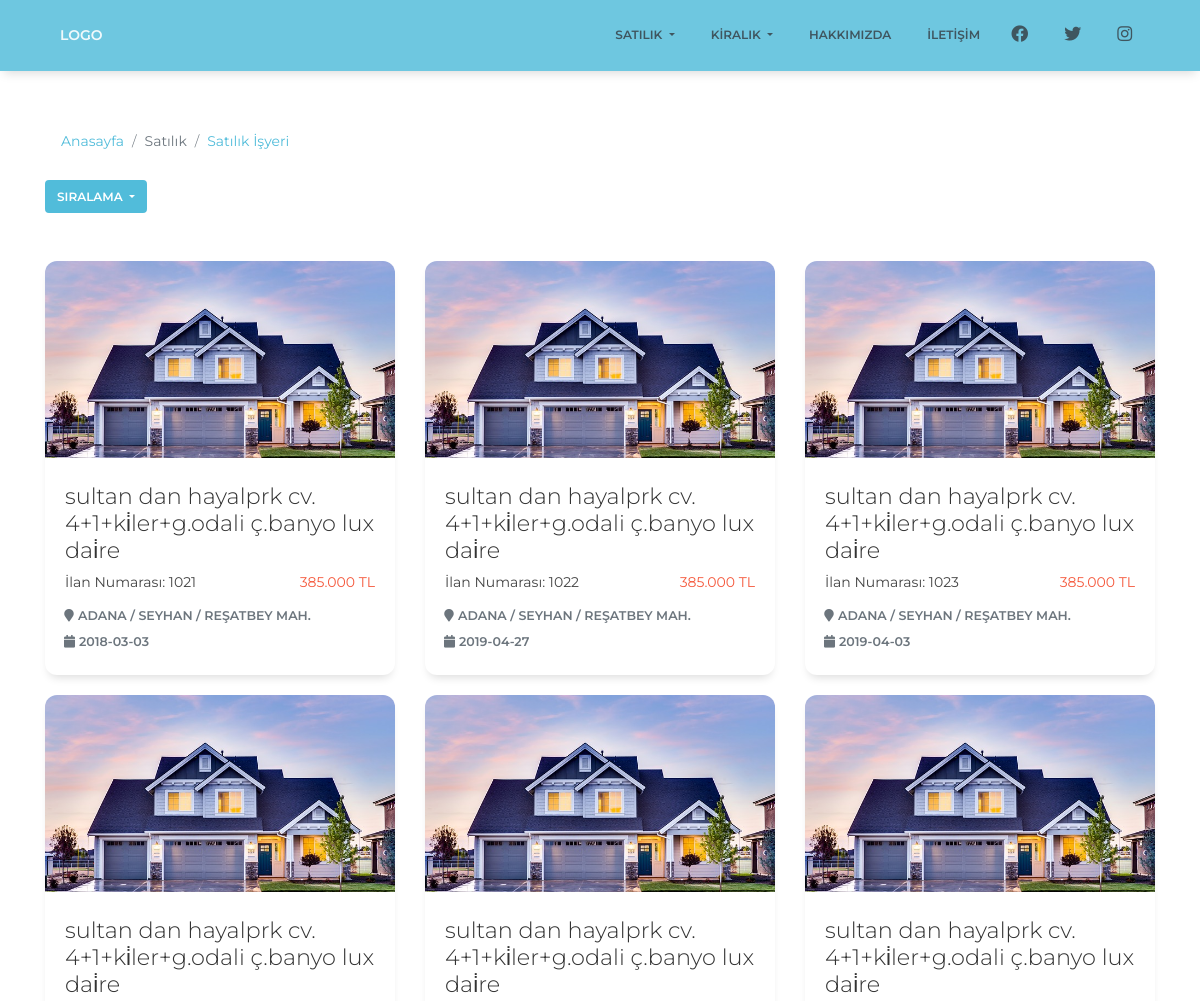
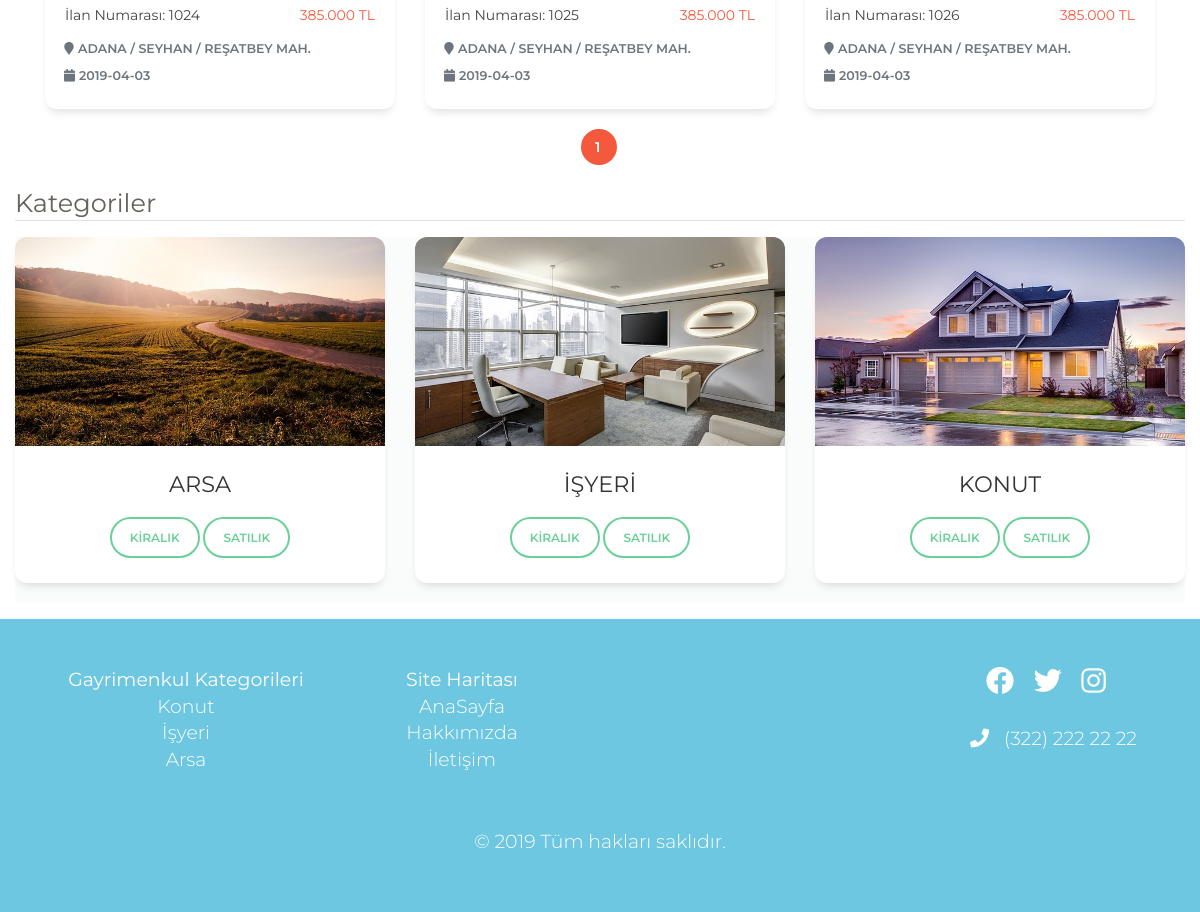
The page /satilik-isyeri on the database its author committed (2 pictures, top to bottom).
### tables this page shows
CREATE TABLE `tbl_ilan` (
  `ilan_numarasi` int(11) NOT NULL,
  `ilan_Adi` varchar(120) NOT NULL,
  `ilan_Aciklama` text NOT NULL,
  `ilan_Harita` varchar(500) NOT NULL,
  `ilan_YayinTarihi` date NOT NULL,
  `ilan_Metrekare` char(5) NOT NULL,
  `ilan_OdaSayisi` char(5) NOT NULL,
  `ilan_BulunduguKat` varchar(30) NOT NULL,
  `ilan_KatSayisi` varchar(30) NOT NULL,
  `ilan_BinaYasi` char(2) NOT NULL,
  `ilan_Isitma` varchar(55) NOT NULL,
  `ilan_KullanimDurumu` varchar(15) NOT NULL,
  `ilan_Esyali` varchar(15) NOT NULL,
  `ilan_TapuDurumu` varchar(35) NOT NULL,
  `ilan_KrediUygunluk` varchar(15) NOT NULL,
  `ilan_SiteIcerisinde` varchar(15) NOT NULL,
  `ilan_Aidat` int(11) NOT NULL,
  `ilan_Cephe` varchar(10) NOT NULL,
  `ilan_Fiyat` decimal(10,0) NOT NULL,
  `ilan_OneCikan` varchar(10) NOT NULL DEFAULT 'Hayir',
  `ilan_resim1` varchar(150) NOT NULL,
  `ilan_resim2` varchar(150) DEFAULT NULL,
  `ilan_resim3` varchar(150) DEFAULT NULL,
  `ilan_resim4` varchar(150) DEFAULT NULL,
  `ilan_resim5` varchar(150) DEFAULT NULL,
  `ilan_resim6` varchar(150) DEFAULT NULL,
  `ilan_resim7` varchar(150) DEFAULT NULL,
  `ilan_resim8` varchar(150) DEFAULT NULL,
  `ilan_resim9` varchar(150) DEFAULT NULL,
  `ilan_resim10` varchar(150) DEFAULT NULL,
  `ilan_Kategori` varchar(100) NOT NULL,
  `ilan_Durum` varchar(100) NOT NULL,
  `ilan_Konum` varchar(300) NOT NULL
);

CREATE TABLE `tbl_sistem` (
  `id` int(11) NOT NULL,
  `telefon1` varchar(80) DEFAULT NULL,
  `telefon2` varchar(80) DEFAULT NULL,
  `Adres` varchar(180) DEFAULT NULL,
  `Mail` varchar(80) DEFAULT NULL,
  `sosyal_Facebook` varchar(250) DEFAULT NULL,
  `sosyal_Twitter` varchar(250) DEFAULT NULL,
  `sosyal_Instagram` varchar(250) DEFAULT NULL,
  `map` text DEFAULT NULL
);

### assets/config.php (called while the page is built, shortened)
<?php
 if
 (!defined("include"))
 {
      echo '<meta http-equiv="refresh" content="0;URL=../index.php">';
       exit();
     }
     else
     {
          try {
               $db = new PDO("mysql:host=localhost;dbname=oguzemlak;charset=utf8", "root", "123456789");
          } catch ( PDOException $e ){
               print $e->getMessage();
          }
          $query = $db->query("SELECT * FROM tbl_sistem")->fetch(PDO::FETCH_ASSOC);
     }
?>

### assets/function.php (called while the page is built)
<?php
 function seo($str){
	$preg = array('Ç', 'Ş', 'Ğ', 'Ü', 'İ', 'Ö', 'ç', 'ş', 'ğ', 'ü', 'ö', 'ı', '+', '#', '.');
	$match = array('c', 's', 'g', 'u', 'i', 'o', 'c', 's', 'g', 'u', 'o', 'i', 'plus', 'sharp', '');
	$perma = strtolower(str_replace($preg, $match, $str));
	$perma = preg_replace("@[^A-Za-z0-9\-_\.\+]@i", ' ', $perma);
	$perma = trim(preg_replace('/\s+/', ' ', $perma));
	$perma = str_replace(' ', '-', $perma);
	return $perma;
}
 ?>

### satilik.php (the view, shortened to what this page needs)
<?php
include("assets/config.php");
include("assets/function.php");
?>
<!doctype html>
<html lang="tr">
<head>
  <link href="assets/css/bootstrap.min.css" rel="stylesheet" />
  <link href="assets/css/paper-kit.css" rel="stylesheet" />
  <link rel="stylesheet" href="https://use.fontawesome.com/releases/v5.8.1/css/all.css">
</head>
<body>
  <nav class="navbar navbar-expand-lg bg-info">
    <div class="container ">
      <a class="navbar-brand" href="anasayfa">LOGO</a>
      <div class="collapse navbar-collapse" id="navbarMobil">
        <ul class="navbar-nav ml-auto">
          <li class="nav-item dropdown">
            <a class="nav-link dropdown-toggle text-dark" href="#" id="satilikdropDown" data-toggle="dropdown" aria-haspopup="true" aria-expanded="false">
              Satılık
            </a>
          </li>
          <li class="nav-item dropdown">
            <a class="nav-link dropdown-toggle text-dark" href="#" id="kiralikdropDown" data-toggle="dropdown" aria-haspopup="true" aria-expanded="false">
              Kiralık
            </a>
          </li>
          <li class="nav-item">
            <a class="nav-link text-dark" href="hakkimizda">Hakkımızda</a>
          </li>
          <li class="nav-item">
            <a class="nav-link text-dark" href="iletisim">İletişim</a>
          </li>
          <li class="nav-item">
            <a class="nav-link text-dark" target="_blank" href="//<?php echo $query['sosyal_Facebook']; ?>"><i class="fab fa-facebook" aria-hidden="true"></i></a>
          </li>
          <li class="nav-item">
            <a class="nav-link text-dark" target="_blank" href="//<?php echo $query['sosyal_Twitter']; ?>"><i class="fab fa-twitter" aria-hidden="true"></i></a>
          </li>
          <li class="nav-item">
            <a class="nav-link text-dark" target="_blank" href="//<?php echo $query['sosyal_Instagram']; ?>"><i class="fab fa-instagram" aria-hidden="true"></i></a>
          </li>
        </ul>
      </div>
    </div>
  </nav>
  <div class="container mt-5 ">
    <nav id="hrt" aria-label="breadcrumb " role="navigation">
      <ol class="breadcrumb">
        <li class="breadcrumb-item"><a href="anasayfa"> <strong>Anasayfa </strong></a></li>
        <li class="breadcrumb-item active" aria-current="page"><strong>Satılık</strong></li>
        <?php
        if ($_GET['ilan'] == 'arsa')
          echo ' <li class="breadcrumb-item "><a href="satilik-arsa"><strong>Satılık Arsa</strong></a></li>';
        elseif ($_GET['ilan'] == 'konut')
          echo ' <li class="breadcrumb-item "><a href="satilik-konut"><strong>Satılık Konut</strong></a></li>';
        else
          echo ' <li class="breadcrumb-item "><a href="satilik-isyeri"><strong>Satılık İşyeri</strong></a></li>';
        ?>
      </ol>
    </nav>
    <div class="row mb-5 ">
      <div class="col-md-2 dropdown  ">
        <button class="btn btn-sm btn-info rounded dropdown-toggle " type="button" id="dropdownMenuButton" data-toggle="dropdown" aria-haspopup="true" aria-expanded="false">
          Sıralama
        </button>
      </div>
    </div>
    <div class="row">
      <div class="col-lg-12 col-md-12 col-sm-12">
        <div class="row">
          <?php
          $ktgr = $_GET['ilan'];
                ?>
          <?php if ($ktgr == "isyeri") {
            $listelenen = 15;
            $sayi = $db->query("SELECT * FROM tbl_ilan WHERE ilan_Kategori='isyeri' and ilan_Durum='satilik'");
            if ($sayi->rowCount() > 0)
              $sayi = $sayi->rowCount();
            $toplamsayfa     = ceil($sayi / $listelenen);
            $sayfa = isset($_GET['sayfa']) ? (int)$_GET['sayfa'] : 1;
            $limit = ($sayfa - 1) * $listelenen;
            if ($_GET['sirala'] == "pahali-ucuz") {
              foreach ($db->query("select * from tbl_ilan where  ilan_Kategori='isyeri'
              and
             ilan_Durum='satilik' order by ilan_Fiyat desc LIMIT $limit,$listelenen") as $gelen) {
                if ($gelen['ilan_numarasi'] != 0) {
                  $seourl = seo($gelen['ilan_Adi']);
                }
                ?>
               <div class="col-md-4 d-flex">
        <div class="card  flex-fill">
        <a href="<?php echo $seourl . '-' . $gelen['ilan_numarasi']; ?>">
          <div class="embed-responsive embed-responsive-16by9 ">
            <img alt="Card image cap" class="card-img-top embed-responsive-item" src="assets/img/sample.jpg" />
          </div>
          <div class="card-body">
            <h4 class="card-title"><?php echo mb_strtolower($gelen['ilan_Adi'], 'utf8'); ?></h4>
            <div class="yayin-bilgi mt-2">
              <span class="float-left"><strong>İlan Numarası: <?php echo $gelen['ilan_numarasi']; ?></strong></span>
              <span class="float-right text-muted text-danger"><strong><?php
                                                                        echo number_format(
                                                                          $gelen['ilan_Fiyat'],
                                                                          0,
                                                                          ',',
                                                                          '.'
                                                                        );
                                                                        ?> TL</strong></span>
            </div>
          </div>
          <div class="card-footer ">
            <div class="row">
              <span class="col-12 h6 text-muted text-left"><em class="fa fa-map-marker"></em><?php echo $gelen['ilan_Konum']; ?></span>
            </div>
            <div class="row ">
              <span class="col-12 h6 text-muted text-left"><i class="fas fa-calendar ml-1 mr-1"> </i><?php echo $gelen['ilan_YayinTarihi']; ?></span>
            </div>
          </div>
        </a>
        </div>
    </div>
              <?php
            }
          } else {
            foreach ($db->query("select * from tbl_ilan where  ilan_Kategori='isyeri'
        and
       ilan_Durum='satilik'  LIMIT $limit,$listelenen") as $gelen) {
              if ($gelen['ilan_numarasi'] != 0) {
                $seourl = seo($gelen['ilan_Adi']);
              }
              ?>
               <div class="col-md-4 d-flex">
        <div class="card  flex-fill">
        <a href="<?php echo $seourl . '-' . $gelen['ilan_numarasi']; ?>">
          <div class="embed-responsive embed-responsive-16by9 ">
            <img alt="Card image cap" class="card-img-top embed-responsive-item" src="assets/img/sample.jpg" />
          </div>
          <div class="card-body">
            <h4 class="card-title"><?php echo mb_strtolower($gelen['ilan_Adi'], 'utf8'); ?></h4>
            <div class="yayin-bilgi mt-2">
              <span class="float-left"><strong>İlan Numarası: <?php echo $gelen['ilan_numarasi']; ?></strong></span>
              <span class="float-right text-muted text-danger"><strong><?php
                                                                        echo number_format(
                                                                          $gelen['ilan_Fiyat'],
                                                                          0,
                                                                          ',',
                                                                          '.'
                                                                        );
                                                                        ?> TL</strong></span>
            </div>
          </div>
          <div class="card-footer ">
            <div class="row">
              <span class="col-12 h6 text-muted text-left"><em class="fa fa-map-marker"></em><?php echo $gelen['ilan_Konum']; ?></span>
            </div>
            <div class="row ">
              <span class="col-12 h6 text-muted text-left"><i class="fas fa-calendar ml-1 mr-1"> </i><?php echo $gelen['ilan_YayinTarihi']; ?></span>
            </div>
          </div>
        </a>
        </div>
    </div>
              <?php
            }
          }
        }
        ?>
        </div>
      </div>
    </div>
    <nav aria-label="sayfalama">
      <ul class="pagination justify-content-center">
        <?php
        for ($s = 1; $s <= $toplamsayfa; $s++) {
          if ($sayfa == $s) {
            echo '<li class="page-item active"><a class="page-link"href="?sirala=' . $_GET['sirala'] . '&sayfa=' . $s . '">' . $s . '</a></li>';
          } else {
            echo '<li class="page-item"><a class="page-link"href="?sirala=' . $_GET['sirala'] . '&sayfa=' . $s . '">' . $s . '</a></li> ';
          }
        }
        ?>
      </ul>
    </nav>
  </div>
  <div class="container-fluid">
    <div class="border-bottom mb-3">
      <p class="h3"><strong>Kategoriler</strong></p>
    </div>
    <div style="background-color: rgba(233, 234, 234, 0.22);">
      <div class="row">
        <div class="col-md-4 ">
          <div class="card">
            <div class="embed-responsive embed-responsive-16by9">
              <img alt="Card image cap" class="card-img-top embed-responsive-item" src="assets/img/arsa.jpg" />
            </div>
            <div class="card-body">
              <h4 class="card-title text-center"><strong>ARSA</strong></h4>
              <p class="card-text">
                <div class="yayin-bilgi text-center">
                  <a class="btn btn-outline-success btn-round" href="kiralik-arsa">Kiralık</a>
                  <a class="btn btn-outline-success btn-round" href="satilik-arsa">Satılık</a>
                </div>
              </p>
            </div>
          </div>
        </div>
        <div class="col-md-4 ">
          <div class="card">
            <div class="embed-responsive embed-responsive-16by9">
              <img alt="Card image cap" class="card-img-top embed-responsive-item" src="assets/img/ofis.jpg" />
            </div>
            <div class="card-body">
              <h4 class="card-title text-center"><strong>İŞYERİ</strong></h4>
              <p class="card-text">
                <div class="yayin-bilgi text-center">
                  <a class="btn btn-outline-success btn-round" href="kiralik-isyeri">Kiralık</a>
                  <a class="btn btn-outline-success btn-round" href="satilik-isyeri">Satılık</a>
                </div>
              </p>
            </div>
          </div>
        </div>
        <div class="col-md-4 ">
          <div class="card">
            <div class="embed-responsive embed-responsive-16by9">
              <img alt="Card image cap" class="card-img-top embed-responsive-item" src="assets/img/konut.jpg" />
            </div>
            <div class="card-body">
              <h4 class="card-title text-center"><strong>KONUT</strong></h4>
              <p class="card-text">
                <div class="yayin-bilgi text-center">
                  <a class="btn btn-outline-success btn-round" href="kiralik-konut">Kiralık</a>
                  <a class="btn btn-outline-success btn-round" href="satilik-konut">Satılık</a>
                </div>
              </p>
            </div>
          </div>
        </div>
      </div>
    </div>
  </div>
  <div class="container-fluid fixed-row-bottom mt-3">
    <div class="row p-5 bg-info">
      <div class="col-md-12 ">
        <div class="row">
          <div class="col-md-6">
            <div class="row">
              <div class="col-md-6">
                <ul class="list-unstyled h5">
                  <div class="text-center">
                    <strong class="text-white ">Gayrimenkul Kategorileri</strong>
                    <li><a class="text-white" href="kiralik-konut">Konut</a></li>
                    <li><a class="text-white" href="kiralik-isyeri">İşyeri</a></li>
                    <li><a class="text-white" href="kiralik-arsa">Arsa</a></li>
                  </div>
                </ul>
              </div>
              <div class="col-md-6">
                <ul class="list-unstyled h5">
                  <div class="text-center">
                    <strong class="text-white ">Site Haritası</strong>
                    <li><a class="text-white" href="anasayfa">AnaSayfa</a></li>
                    <li><a class="text-white" href="hakkimizda">Hakkımızda</a></li>
                    <li><a class="text-white" href="iletisim">İletişim</a></li>
                  </div>
                </ul>
              </div>
            </div>
          </div>
          <div class="col-md-6">
          <div class="float-right">
<a target="_blank" href="//<?php echo $query['sosyal_Facebook']; ?>"><em class="fab fa-facebook fa-2x text-white ml-3"></em></a>
<a target="_blank" href="//<?php echo $query['sosyal_Twitter']; ?>"><em class="fab fa-twitter fa-2x text-white ml-3" aria-hidden="true"></em></a>
<a target="_blank" href="//<?php echo $query['sosyal_Instagram']; ?>"><em class="fab fa-instagram fa-2x text-white ml-3" aria-hidden="true"></em></a>
<p class="text-white h5 mt-4"><em class="fa fa-phone mr-3 mt-2"></em><?php echo $query['telefon1']; ?></p>
</div>
          </div>
        </div>
        <p class="text-center text-white h5 mt-5">&copy; 2019 Tüm hakları saklıdır.</p>
      </div>
    </div>
  </div>
</body>
</html>

### satilik.php (style rules this page uses)
.breadcrumb { background-color: #ffffff !important; }
.embed-responsive .card-img-top { object-fit: cover; }

### rows shown on the page
tbl_ilan: ilan_Adi "sultan dan hayalprk cv. 4+1+ki̇ler+g.odali ç.banyo lux dai̇re", ilan_numarasi "1021", ilan_Fiyat "385.000", ilan_Konum "ADANA / SEYHAN / REŞATBEY MAH.", ilan_YayinTarihi "2018-03-03"
tbl_ilan: ilan_Adi "sultan dan hayalprk cv. 4+1+ki̇ler+g.odali ç.banyo lux dai̇re", ilan_numarasi "1022", ilan_Fiyat "385.000", ilan_Konum "ADANA / SEYHAN / REŞATBEY MAH.", ilan_YayinTarihi "2019-04-27"
tbl_ilan: ilan_Adi "sultan dan hayalprk cv. 4+1+ki̇ler+g.odali ç.banyo lux dai̇re", ilan_numarasi "1023", ilan_Fiyat "385.000", ilan_Konum "ADANA / SEYHAN / REŞATBEY MAH.", ilan_YayinTarihi "2019-04-03"
tbl_ilan: ilan_Adi "sultan dan hayalprk cv. 4+1+ki̇ler+g.odali ç.banyo lux dai̇re", ilan_numarasi "1024", ilan_Fiyat "385.000", ilan_Konum "ADANA / SEYHAN / REŞATBEY MAH.", ilan_YayinTarihi "2019-04-03"
tbl_ilan: ilan_Adi "sultan dan hayalprk cv. 4+1+ki̇ler+g.odali ç.banyo lux dai̇re", ilan_numarasi "1025", ilan_Fiyat "385.000", ilan_Konum "ADANA / SEYHAN / REŞATBEY MAH.", ilan_YayinTarihi "2019-04-03"
tbl_ilan: ilan_Adi "sultan dan hayalprk cv. 4+1+ki̇ler+g.odali ç.banyo lux dai̇re", ilan_numarasi "1026", ilan_Fiyat "385.000", ilan_Konum "ADANA / SEYHAN / REŞATBEY MAH.", ilan_YayinTarihi "2019-04-03"
tbl_sistem: telefon1 "(322) 222 22 22"
